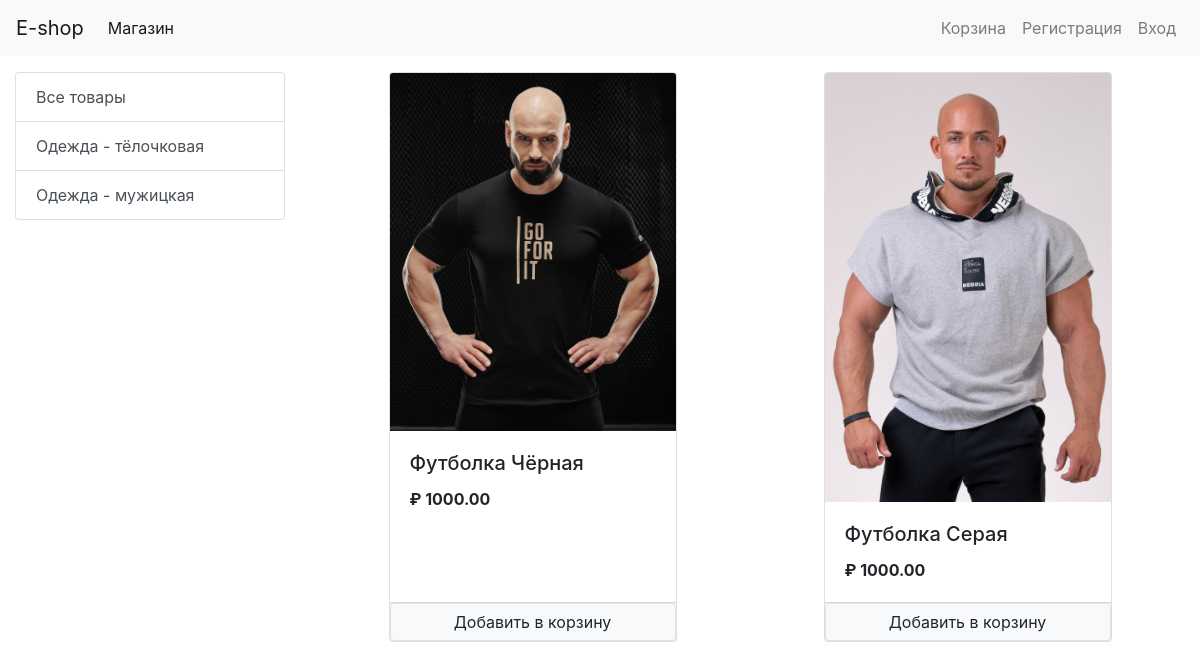
The app's page /?category=2 with its own data.
### store/models/category.py (models this page shows, shortened)
class Category(models.Model):
    name = models.CharField(max_length=50, verbose_name='Товар')
    image = models.ImageField(upload_to='uploads/category/', null=True, blank=True)
    @staticmethod
    def get_all_categories():
        return Category.objects.all()

### store/models/product.py (models this page shows, shortened)
class Product(models.Model):
    category = models.ForeignKey(Category, on_delete=models.CASCADE)
    name = models.CharField(max_length=50, verbose_name='Товар')
    price = models.DecimalField(max_digits=10, decimal_places=2, default=0)
    description = models.CharField(max_length=200, default='', null=True, blank=True)
    image = models.ImageField(upload_to='uploads/products/', null=True, blank=True)
    @staticmethod
    def get_products_by_categoryID(category_id):
        if category_id:
            return Product.objects.filter(category=category_id)
        else:
            return Product.get_all_products()

### store/views/home.py (the view, shortened to what this page needs)
# urls.py: path('', Index.as_view(), name='homepage'),
class Index(View):
    def get(self, request):
        cart = request.session.get('cart')
        if not cart:
            request.session['cart'] = {}
        products = None
        categories = Category.get_all_categories()
        categoryID = request.GET.get('category')
        if categoryID:
            products = Product.get_products_by_categoryID(categoryID)
        else:
            products = Product.get_all_products()
        data = {'categories': categories, 'products': products, }
        return render(request, 'index.html', data)

### store/templatetags/cart.py (called while the page is built)
@register.filter(name='is_in_cart')
def is_in_cart(product, cart):
    keys = cart.keys()
    for id in keys:
        if int(id) == product.id:
            return True
    return False

### store/templatetags/custom_filter.py (called while the page is built)
@register.filter(name='currency')
def currency(number):
    return "₽ " + str(number)

### store/templates/index.html (shortened to what this page needs)
{% extends 'base.html' %}
{% block content %}
{% load cart %}
{% load custom_filter %}
<div class="container-fluid mt-3">
    <div class="row">
        <div class="col-lg-3 mx-auto">
            <div class="list-group">
                <a href="/" class="list-group-item list-group-item-action">Все товары</a>
                {% for category in categories %}
                    <a href="/?category={{category.id}}" class="list-group-item list-group-item-action">
                        {{ category.name }}
                    </a>
                {% endfor %}
            </div>
        </div>
        <div id="products" class="col-lg-9 mx-auto">
            <div class="row mx-auto">
                {% for product in products %}
                <div class="card mx-auto mb-3" id="{{ product.id }}" style="width: 18rem;">
                    <img class="card-img-top" src="{{ product.image.url }}" alt="Card image cap">
                    <div class="card-body">
                        <h5 class="card-title">{{ product.name }}</h5>
                        <p class="card-text"><b>{{ product.price|currency }}</b></p>
                    </div>
                    <div class="card-footer p-0 no-gutters">
                        {% if product|is_in_cart:request.session.cart %}
                            <div class="row no-gutters">
                                <form action="/#{{ product.id }}" class="col-2" method="post">
                                    {% csrf_token %}
                                    <input type="text" hidden name="product" value="{{ product.id }}">
                                    <input type="text" hidden name="remove" value="True">
                                    <input type="submit" value=" - " class="btn btn-block btn-secondary">
                                </form>
                                <div class="text-center col">{{product|cart_quantity:request.session.cart}} в корзине</div>
                                <form action="/#{{ product.id }}" class="col-2" method="post">
                                    {% csrf_token %}
                                    <input type="text" hidden name="product" value="{{ product.id }}">
                                    <input type="submit" value=" + " class="btn btn-block btn-secondary">
                                </form>
                            </div>
                        {% else %}
                            <form action="/#{{ product.id }}" method="POST" class="btn-block">
                                <input type="submit" class="float-right btn btn-light border form-control"
                                    value="Добавить в корзину">
                            </form>
                        {% endif %}
                    </div>
                </div>
                {% endfor %}
            </div>
        </div>
    </div>
</div>
{% endblock content %}

### records on screen
Category: name "Одежда - тёлочковая"
Category: name "Одежда - мужицкая"
Product: image (picture), name "Футболка Чёрная", price "₽ 1000.00"
Product: image (picture), name "Футболка Серая", price "₽ 1000.00"
